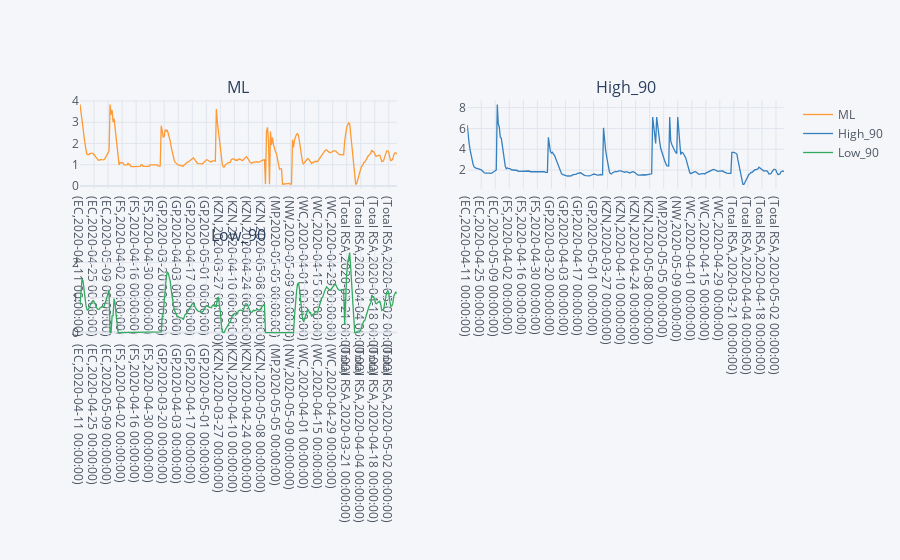

The notebook cell saved with this chart:
### Code cell
fig = states_raw.iplot(asFigure = True, subplots=(4,2), subplot_titles=True)
fig.show()

### Figure 1 — Plotly figure (JSON) as saved in the notebook; plotly's stock layout.template omitted (floating-point values rounded to 4 significant figures; data arrays with more than 128 entries replaced by an {"elided": "..."} marker saying what was removed)
{"data": [{"line": {"color": "rgba(255, 153, 51, 1.0)", "dash": "solid", "shape": "linear", "width": 1.3}, "mode": "lines", "name": "ML", "text": "", "type": "scatter", "x": {"elided": "317 str values"}, "xaxis": "x", "y": {"elided": "317 float values"}, "yaxis": "y"}, {"line": {"color": "rgba(55, 128, 191, 1.0)", "dash": "solid", "shape": "linear", "width": 1.3}, "mode": "lines", "name": "High_90", "text": "", "type": "scatter", "x": {"elided": "317 str values"}, "xaxis": "x2", "y": {"elided": "317 float values"}, "yaxis": "y2"}, {"line": {"color": "rgba(50, 171, 96, 1.0)", "dash": "solid", "shape": "linear", "width": 1.3}, "mode": "lines", "name": "Low_90", "text": "", "type": "scatter", "x": {"elided": "317 str values"}, "xaxis": "x3", "y": {"elided": "317 float values"}, "yaxis": "y3"}], "layout": {"annotations": [{"font": {"size": 16}, "showarrow": false, "text": "ML", "x": 0.225, "xanchor": "center", "xref": "paper", "y": 1, "yanchor": "bottom", "yref": "paper"}, {"font": {"size": 16}, "showarrow": false, "text": "High_90", "x": 0.775, "xanchor": "center", "xref": "paper", "y": 1, "yanchor": "bottom", "yref": "paper"}, {"font": {"size": 16}, "showarrow": false, "text": "Low_90", "x": 0.225, "xanchor": "center", "xref": "paper", "y": 0.375, "yanchor": "bottom", "yref": "paper"}], "legend": {"bgcolor": "#F5F6F9", "font": {"color": "#4D5663"}}, "paper_bgcolor": "#F5F6F9", "plot_bgcolor": "#F5F6F9", "title": {"font": {"color": "#4D5663"}}, "xaxis": {"anchor": "y", "domain": [0, 0.45], "gridcolor": "#E1E5ED", "showgrid": true, "tickfont": {"color": "#4D5663"}, "title": {"font": {"color": "#4D5663"}, "text": ""}, "zerolinecolor": "#E1E5ED"}, "xaxis2": {"anchor": "y2", "domain": [0.55, 1], "gridcolor": "#E1E5ED", "showgrid": true, "tickfont": {"color": "#4D5663"}, "title": {"font": {"color": "#4D5663"}, "text": ""}, "zerolinecolor": "#E1E5ED"}, "xaxis3": {"anchor": "y3", "domain": [0, 0.45], "gridcolor": "#E1E5ED", "showgrid": true, "tickfont": {"color": "#4D5663"}, "title": {"font": {"color": "#4D5663"}, "text": ""}, "zerolinecolor": "#E1E5ED"}, "yaxis": {"anchor": "x", "domain": [0.625, 1], "gridcolor": "#E1E5ED", "showgrid": true, "tickfont": {"color": "#4D5663"}, "title": {"font": {"color": "#4D5663"}, "text": ""}, "zerolinecolor": "#E1E5ED"}, "yaxis2": {"anchor": "x2", "domain": [0.625, 1], "gridcolor": "#E1E5ED", "showgrid": true, "tickfont": {"color": "#4D5663"}, "title": {"font": {"color": "#4D5663"}, "text": ""}, "zerolinecolor": "#E1E5ED"}, "yaxis3": {"anchor": "x3", "domain": [0, 0.375], "gridcolor": "#E1E5ED", "showgrid": true, "tickfont": {"color": "#4D5663"}, "title": {"font": {"color": "#4D5663"}, "text": ""}, "zerolinecolor": "#E1E5ED"}}}
